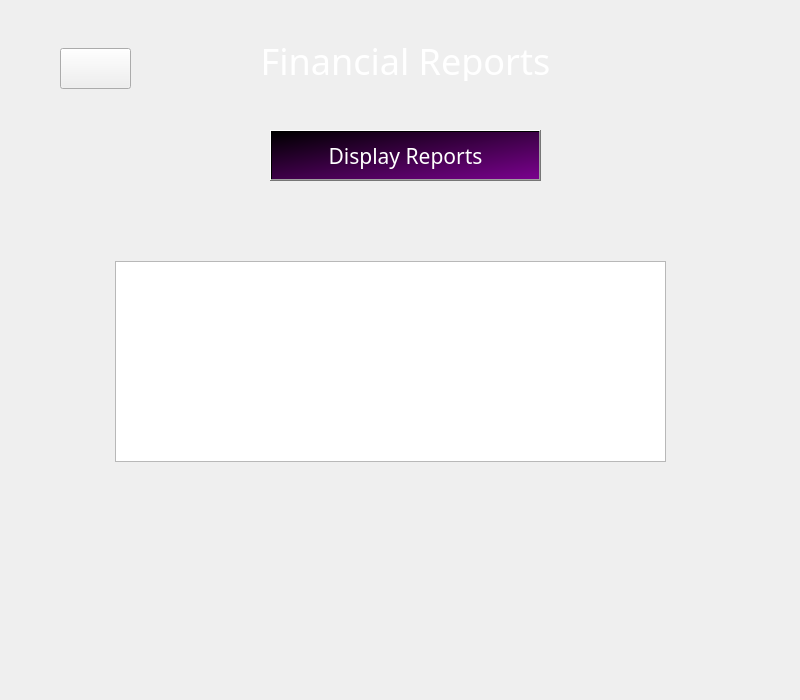
<?xml version="1.0" encoding="UTF-8"?>
<ui version="4.0">
 <class>MonthlyReports</class>
 <widget class="QDialog" name="MonthlyReports">
  <property name="geometry">
   <rect>
    <x>0</x>
    <y>0</y>
    <width>800</width>
    <height>700</height>
   </rect>
  </property>
  <property name="maximumSize">
   <size>
    <width>800</width>
    <height>700</height>
   </size>
  </property>
  <property name="font">
   <font>
    <family>Sitka Banner</family>
   </font>
  </property>
  <property name="windowTitle">
   <string>MonthlyReports</string>
  </property>
  <property name="windowIcon">
   <iconset resource="src.qrc">
    <normaloff>:/images/ghjk.png</normaloff>:/images/ghjk.png</iconset>
  </property>
  <widget class="QLabel" name="label">
   <property name="geometry">
    <rect>
     <x>240</x>
     <y>40</y>
     <width>331</width>
     <height>41</height>
    </rect>
   </property>
   <property name="font">
    <font>
     <family>Sitka Banner</family>
     <pointsize>27</pointsize>
    </font>
   </property>
   <property name="styleSheet">
    <string notr="true">color: rgb(255, 255, 255);</string>
   </property>
   <property name="text">
    <string>Financial Reports</string>
   </property>
   <property name="alignment">
    <set>Qt::AlignmentFlag::AlignCenter</set>
   </property>
  </widget>
  <widget class="QPushButton" name="Reportsbtn">
   <property name="geometry">
    <rect>
     <x>270</x>
     <y>130</y>
     <width>271</width>
     <height>51</height>
    </rect>
   </property>
   <property name="font">
    <font>
     <family>Sitka Banner</family>
     <pointsize>16</pointsize>
    </font>
   </property>
   <property name="cursor">
    <cursorShape>PointingHandCursor</cursorShape>
   </property>
   <property name="styleSheet">
    <string notr="true">background-color: qlineargradient(spread:pad, x1:0, y1:0, x2:1, y2:1, stop:0 rgba(0, 0, 0, 255), stop:1 rgba(122, 1, 142, 255));
color: rgb(255, 255, 255);</string>
   </property>
   <property name="text">
    <string>Display Reports</string>
   </property>
  </widget>
  <widget class="QTableView" name="ReportsTable">
   <property name="geometry">
    <rect>
     <x>115</x>
     <y>261</y>
     <width>551</width>
     <height>201</height>
    </rect>
   </property>
   <property name="font">
    <font>
     <family>Sitka Banner</family>
     <pointsize>12</pointsize>
    </font>
   </property>
  </widget>
  <widget class="QLabel" name="label_2">
   <property name="geometry">
    <rect>
     <x>-120</x>
     <y>-20</y>
     <width>1261</width>
     <height>721</height>
    </rect>
   </property>
   <property name="styleSheet">
    <string notr="true">image: url(:/images/6070859.jpg);</string>
   </property>
   <property name="text">
    <string/>
   </property>
  </widget>
  <widget class="QPushButton" name="BackMo">
   <property name="geometry">
    <rect>
     <x>60</x>
     <y>48</y>
     <width>71</width>
     <height>41</height>
    </rect>
   </property>
   <property name="cursor">
    <cursorShape>PointingHandCursor</cursorShape>
   </property>
   <property name="styleSheet">
    <string notr="true">image: url(:/images/left-arrow.png);</string>
   </property>
   <property name="text">
    <string/>
   </property>
  </widget>
  <zorder>label_2</zorder>
  <zorder>label</zorder>
  <zorder>Reportsbtn</zorder>
  <zorder>ReportsTable</zorder>
  <zorder>BackMo</zorder>
 </widget>
 <resources>
  <include location="src.qrc"/>
 </resources>
 <connections/>
</ui>
